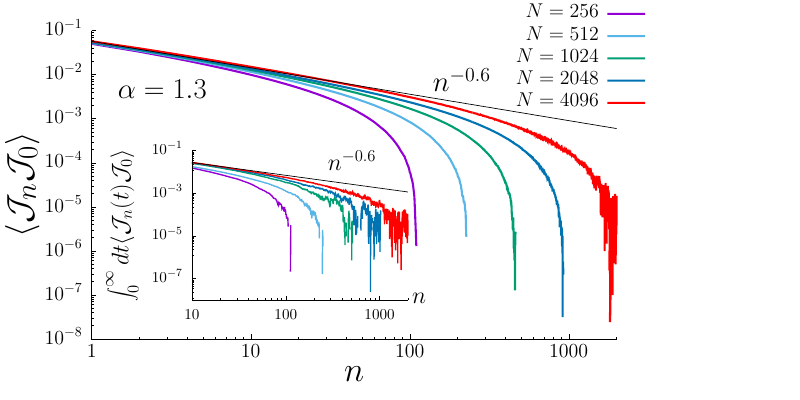

Recreate this plot in gnuplot.
set terminal epslatex standalone color size 8, 4
set output "fig2.tex"

set multiplot

set border 1+2
set tics nomirror
set ytics nomirror

set tmargin 2
set bmargin 4
set rmargin 20
set lmargin 10

set tics font "Times,20"
set key font "Times,20"
set title font "Canela Text,30"
set xlabel font "Canela Text,30"
set ylabel font "Canela Text,30"
set label font "Canela Text,30"

set xlabel offset 0,0
set ylabel offset -1,0

set xlabel "$n$"
set ylabel "$\\langle \\mathcal{J}_n \\mathcal{J}_0 \\rangle$"

#set key left bottom
set key at graph 1.07, 1.09
set key spacing 1.6
set logscale xy
set format y "$10^{%L}$"

set xrange [:2000]

set label '$\alpha=1.3$' at graph 0.05,0.8
set label '$n^{-0.6}$' at graph 0.65,0.83
set label '$n^{-0.6}$' at graph 0.45,0.57

plot '2^8/fort.95' u 1:2 w l lw 6 lc rgb "#9400D3" title "$N=256$", \
     '2^9/fort.95' u 1:2 w l lw 6 lc rgb "#56B4E9" title "$N=512$", \
     '2^10/fort.95' u 1:2 w l lw 6 lc rgb "#009E73" title "$N=1024$", \
     '2^11/fort.95' u 1:2 w l lw 6 lc rgb "#0072B2" title "$N=2048$", \
     '2^12/fort.95' u 1:2 w l lw 6 lc rgb "#FF0000" title "$N=4096$", \
      0.057*x**(-0.6) lc rgb "black" lw 2 notitle

unset xlabel
unset ylabel
unset label

#--Inset--

set size 0.27, 0.45  # インセットのサイズ: 横幅40%, 縦幅15%
set origin 0.24, 0.25  # インセットの位置: 左上

set lmargin 0
set bmargin 0
set rmargin 0
set lmargin 0
set tics font "Times,10"
set xlabel font "Times,10"
set ylabel font "Times,10"
set key font "Times,10"

set title offset 0,-1


set xlabel offset 13,2.5
set ylabel offset -1.0,0
set xlabel "$n$"
set ylabel "$\\int^{\\infty}_0 dt \\langle \\mathcal{J}_n(t) \\mathcal{J}_0 \\rangle$"

set logscale xy
set format y "$10^{%L}$"
set ytics 0.000000001,100 logscale
set yrange [1e-8:0.1]

#set ytics ("$10^{-1}$" 0.1, "$10^{-3}$" 0.001, "$10^{-5}$" 0.00001, "$10^{-7}$" 0.0000001)
#set mytics 20

set xrange [10:2000]

#set key inside top right
#set key outside top right
set key at graph 1.55, 0.45
set key spacing 2.0  

plot '2^8/fort.96' u 1:2 w l lw 4 lc rgb "#9400D3" notitle, \
     '2^9/fort.96' u 1:2 w l lw 4 lc rgb "#56B4E9" notitle, \
     '2^10/fort.96' u 1:2 w l lw 4 lc rgb "#009E73" notitle, \
     '2^11/fort.96' u 1:2 w l lw 4 lc rgb "#0072B2" notitle, \
     '2^12/fort.96' u 1:2 w l lw 4 lc rgb "#FF0000" notitle, \
      0.11*x**(-0.6) lc rgb "black" lw 2 notitle

unset multiplot

unset output